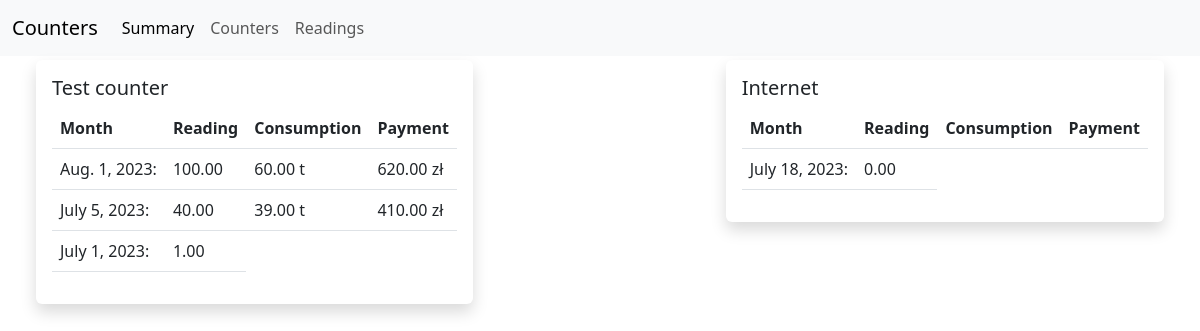
/counters/summary (signed in), run on an earlier commit of the app's database.
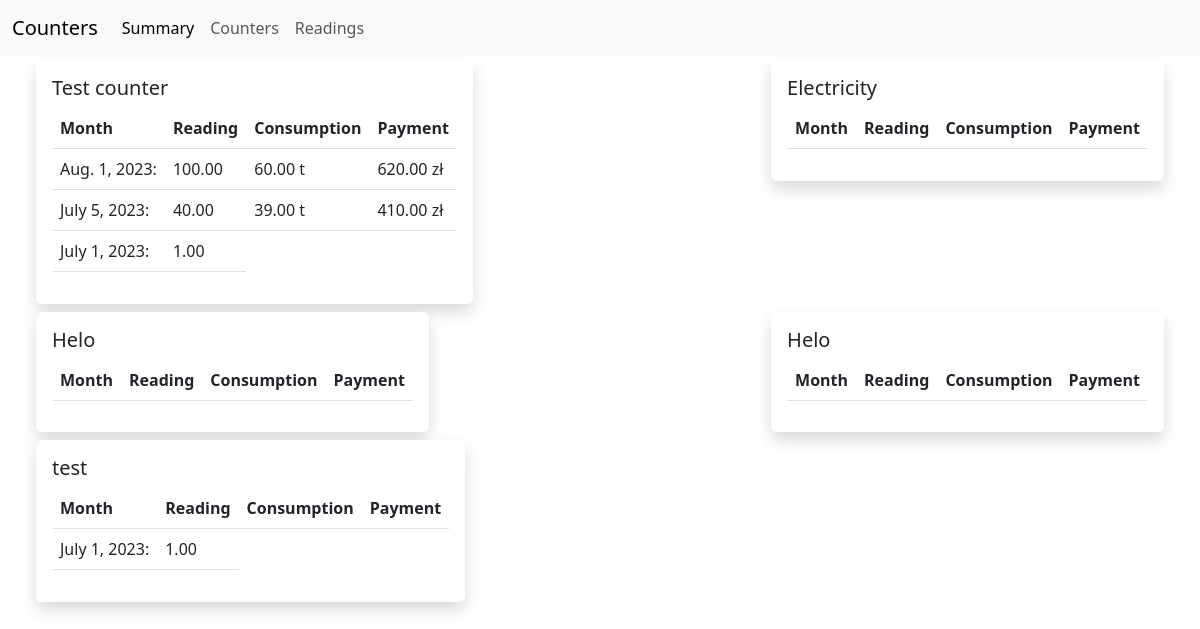
And on a later commit of the database.
### counters/models.py (models this page shows, shortened)
class Counter(models.Model):
    user = models.ForeignKey(
        get_user_model(), on_delete=models.CASCADE, related_name="counters"
    )
    title = models.CharField(max_length=60)
    unit = models.CharField(max_length=60, blank=True, null=True)
    price_per_unit = models.DecimalField(max_digits=5, decimal_places=2, default=0)
    fixed_price = models.DecimalField(max_digits=5, decimal_places=2, default=0)

class Reading(models.Model):
    class Meta:
        ordering = ("-date",)
    counter = models.ForeignKey(
        "Counter", related_name="readings", on_delete=models.CASCADE
    )
    date = models.DateField()
    value = models.DecimalField(max_digits=10, decimal_places=2)
    def get_previous_reading(self):
        return self.counter.readings.filter(pk__lt=self.pk).order_by("-pk").first()
    def usage_in_units(self):
        previous_reading = self.get_previous_reading()
        if previous_reading:
            return float(self.value) - float(previous_reading.value)
    def payment(self):
        if self.get_previous_reading():
            if self.usage_in_units():
                total = self.usage_in_units() * float(self.counter.price_per_unit)
                return total + float(self.counter.fixed_price) if self.counter.fixed_price else total
            return self.counter.fixed_price

### counters/views.py (the view)
# urls.py: path("counters/summary", SummaryView.as_view(), name="summary"),
class SummaryView(ListView):
    model = Counter
    template_name = "counters/summary.html"
    def get_queryset(self):
        queryset = super().get_queryset()
        queryset = queryset.filter(user=self.request.user)
        return queryset

### counters/templates/counters/summary.html
{% extends "counters/dashboard.html" %}
{% block data %}
<div class="row justify-content-between">
    {% for object in object_list %}
    {% with counter=object %}
    <div class="col-auto  m-1 g-1">
        {% include 'counters/partials/summary_per_month_table.html' %}
    </div>
    {% endwith %}
    {% endfor %}
</div>
{% endblock %}

### counters/templates/counters/dashboard.html (shortened to what this page needs)
{% extends "counters/base.html" %}
{% block content %}
<nav class="navbar navbar-expand-lg bg-body-tertiary">
  <div class="container-fluid">
    <a class="navbar-brand" href="#">Counters</a>
    <div class="collapse navbar-collapse" id="navbarSupportedContent">
      <ul class="navbar-nav me-auto mb-2 mb-lg-0">
        <li class="nav-item">
          <a class="nav-link active" aria-current="page" href="{% url 'counters:summary' %}">Summary</a>
        </li>
        <li class="nav-item">
          <a class="nav-link" href="{% url 'counters:counters-list' %}">Counters</a>
        </li>
        <li class="nav-item">
          <a class="nav-link" href="{% url 'counters:readings-list' %}">Readings</a>
        </li>
      </ul>
    </div>
  </div>
</nav>
<div class="container">
  {% block data %}
  {% endblock %}
</div>
{% endblock %}

### counters/templates/counters/base.html (shortened to what this page needs)
<!DOCTYPE html>
<html>
    <head>
        <link href="https://cdn.jsdelivr.net/npm/bootstrap@5.3.0/dist/css/bootstrap.min.css" rel="stylesheet">
    </head>
    <body>
        {% block content %}{% endblock %}
    </body>
</html>

### counters/templates/counters/partials/summary_per_month_table.html
<div class="card border-0 shadow rounded">
    <div class="card-body">
        <h5 class="card-title">{{ counter.title }}</h5>
        <table class="table table-hover">
            <thead>
            <tr>
                <th>Month</th>
                <th>Reading</th>
                <th>Consumption</th>
                <th>Payment</th>
            </tr>
            </thead>
            <tr>
                {% for reading in counter.readings.all %}
            <tr>
                <td>{{ reading.date }}:</td>
                <td>{{ reading.value }}</td>
                {% if reading.usage_in_units %}
                <td>{{ reading.usage_in_units|floatformat:2 }} {{ counter.unit }}</td>
                {% endif %}
                {% if reading.payment %}
                <td>{{ reading.payment|floatformat:2 }} zł</td>
                {% endif %}
            </tr>
            {% endfor %}
            </tr>
        </table>
    </div>
</div>

What changed in the data, as far as the page shows it:
removed Counter: title "Internet"
removed Reading: date "July 18, 2023", value "0.00", shown under "Internet"
added Counter: title "Electricity"
added Counter: title "Helo"
added Counter: title "Helo"
added Counter: title "test"
added Reading: date "July 1, 2023", value "1.00", shown under "test"
